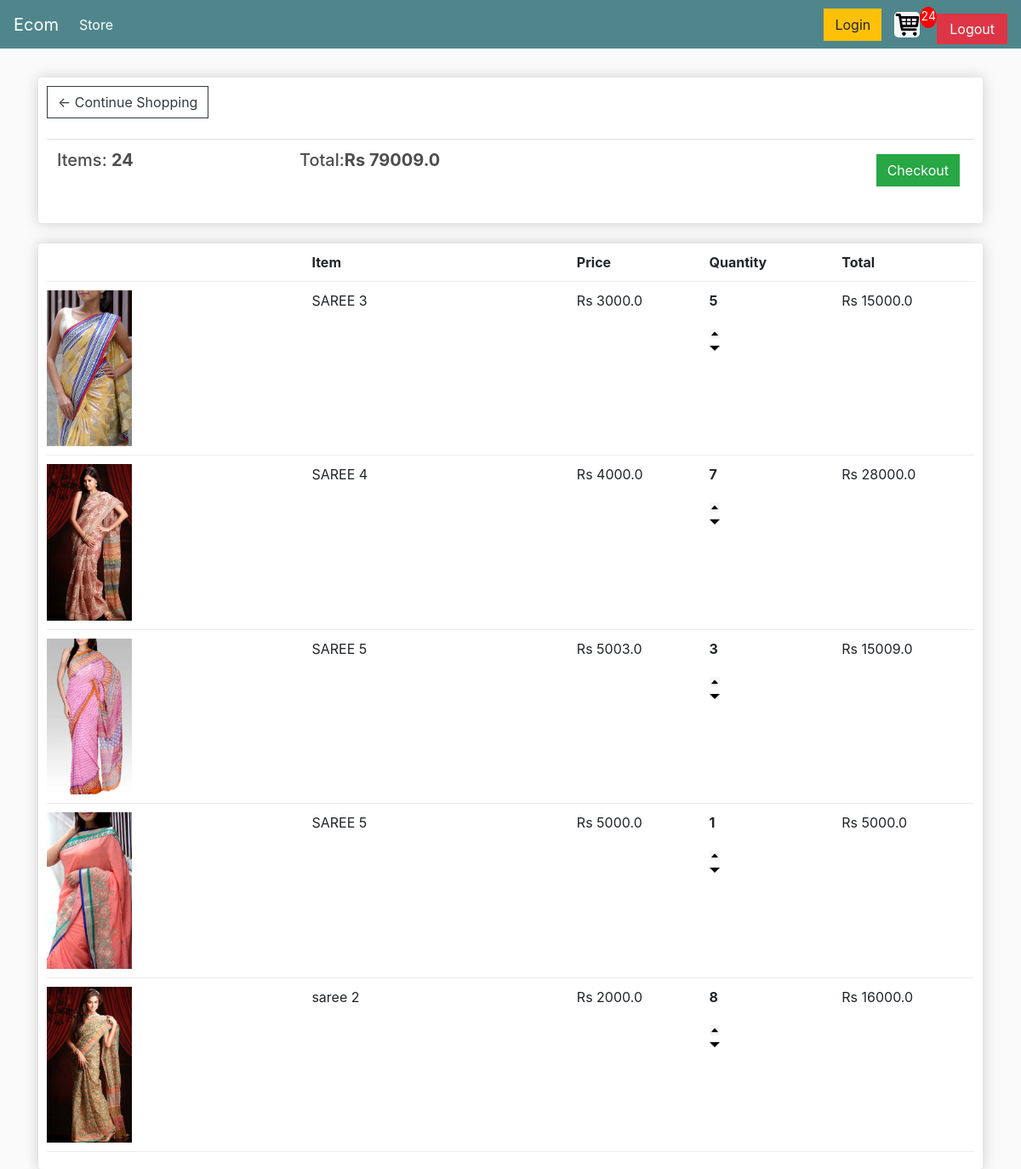
The app's page /cart/ (signed in) with its own data.
### store/models.py (models this page shows)
class OrderItem(models.Model):
	product = models.ForeignKey(Product, on_delete=models.SET_NULL, null=True)
	order = models.ForeignKey(Order, on_delete=models.SET_NULL, null=True)
	quantity = models.IntegerField(default=0, null=True, blank=True)
	date_added = models.DateTimeField(auto_now_add=True)

class Product(models.Model):
    name = models.CharField(max_length=200)
    price = models.FloatField()
    digital = models.BooleanField(default=False, null=True, blank=True)
    image = models.ImageField(null=True, blank=True)
    def __str__(self):
        return self.name
    @property
    def imageURL(self):
        try:
            url= self.image.url
        except:
            url=''
        return url

### store/views.py (the view)
# urls.py: path('cart/', views.cart, name="cart"),
def cart(request):
    if request.user.is_authenticated:
        customer = request.user.customer
        order, created = Order.objects.get_or_create(customer=customer, complete=False)
        items = order.orderitem_set.all()
        total_cost = 0
        total_quantity = 0
        for item in items:
            total_quantity += item.quantity
            item.total_price = item.product.price * item.quantity
            total_cost += item.total_price
    else:
        items = []
        order = {'get_cart_total': 0, 'get_cart_items': 0}
        total_cost = 0
        total_quantity = 0
    request.session['total_quantity'] = total_quantity
    request.session['total_cost'] = total_cost
    request.session.modified = True  # Mark the session as modified
    context = {'items': items, 'order': order, 'total_cost': total_cost, 'total_quantity': total_quantity}
    return render(request, 'store/cart.html', context)

### store/templates/store/cart.html (shortened to what this page needs)
{% extends 'store/main.html' %}
{% load static %}
{% block content %}
	<div class="row">
		<div class="col-lg-12">
			<div class="box-element">
				<a  class="btn btn-outline-dark" href="{% url 'store' %}">&#x2190; Continue Shopping</a>
				<br>
				<br>
				<table class="table">
					<tr>
						<th><h5>Items: <strong>{{total_quantity}}</strong></h5></th>
						<th><h5>Total:<strong>Rs {{total_cost}}</strong></h5></th>
						<th>
							<a  style="float:right; margin:5px;" class="btn btn-success" href="{% url 'checkout' %}">Checkout</a>
						</th>
					</tr>
				</table>
			</div>
			<br>
			<div class="box-element">
				<div class="cart-row">
					<div style="flex:2"></div>
					<div style="flex:2"><strong>Item</strong></div>
					<div style="flex:1"><strong>Price</strong></div>
					<div style="flex:1"><strong>Quantity</strong></div>
					<div style="flex:1"><strong>Total</strong></div>
				</div>
			{%for item in items%}
				<div class="cart-row">
					<div style="flex:2"><img class="row-image" src="{{item.product.imageURL}}"></div>
					<div style="flex:2"><p>{{item.product}}</p></div>
					<div style="flex:1"><p>Rs {{item.product.price}}</p></div>
					<div style="flex:1">
						<p class="quantity">{{item.quantity}}</p>
						<div class="quantity-controls">
							<img data-product="{{ item.product.id }}" data-action="add" class="chg-quantity update-cart" src="{% static 'images/arrow-up.png' %}">
							<img data-product="{{ item.product.id }}" data-action="remove" class="chg-quantity update-cart" src="{% static 'images/arrow-down.png' %}">
						</div>
					</div>
					<div style="flex:1"><p>Rs {{item.total_price}}</p></div>
				</div>
			{% endfor %}
			</div>
		</div>
	</div>
{% endblock content %}

### static/css/main.css (style rules this page uses)
body { background-color: hsl(0, 0%, 98%); }
h1,h2,h3,h4,h5,h6 { color:hsl(0, 0%, 30%); }
.box-element { box-shadow:hsl(0, 0%, 80%) 0 0 16px; background-color: #fff; border-radius: 4px; padding: 10px; }
.col-lg-4, .col-lg-6, .col-lg-8, .col-lg-12 { margin-top: 10px; }
.btn { border-radius: 0; }
.row-image { width: 100px; }
.cart-row { display: flex; align-items: flex-stretch; padding-bottom: 10px; margin-bottom: 10px; border-bottom: 1px solid #ececec; }
.quantity { display: inline-block; font-weight: 700; padding-right:10px; }
.chg-quantity { width: 12px; cursor: pointer; display: block; margin-top: 5px; transition:.1s; }

### records on screen
OrderItem: product.imageURL (picture), product "SAREE 3", product.price "3000.0", quantity "5", total_price "15000.0"
OrderItem: product.imageURL (picture), product "SAREE 4", product.price "4000.0", quantity "7", total_price "28000.0"
OrderItem: product.imageURL (picture), product "SAREE 5", product.price "5003.0", quantity "3", total_price "15009.0"
OrderItem: product.imageURL (picture), product "SAREE 5", product.price "5000.0", quantity "1", total_price "5000.0"
OrderItem: product.imageURL (picture), product "saree 2", product.price "2000.0", quantity "8", total_price "16000.0"

### other values on screen
{{ total_quantity }} "24"
{{ total_cost }} "79009.0"
